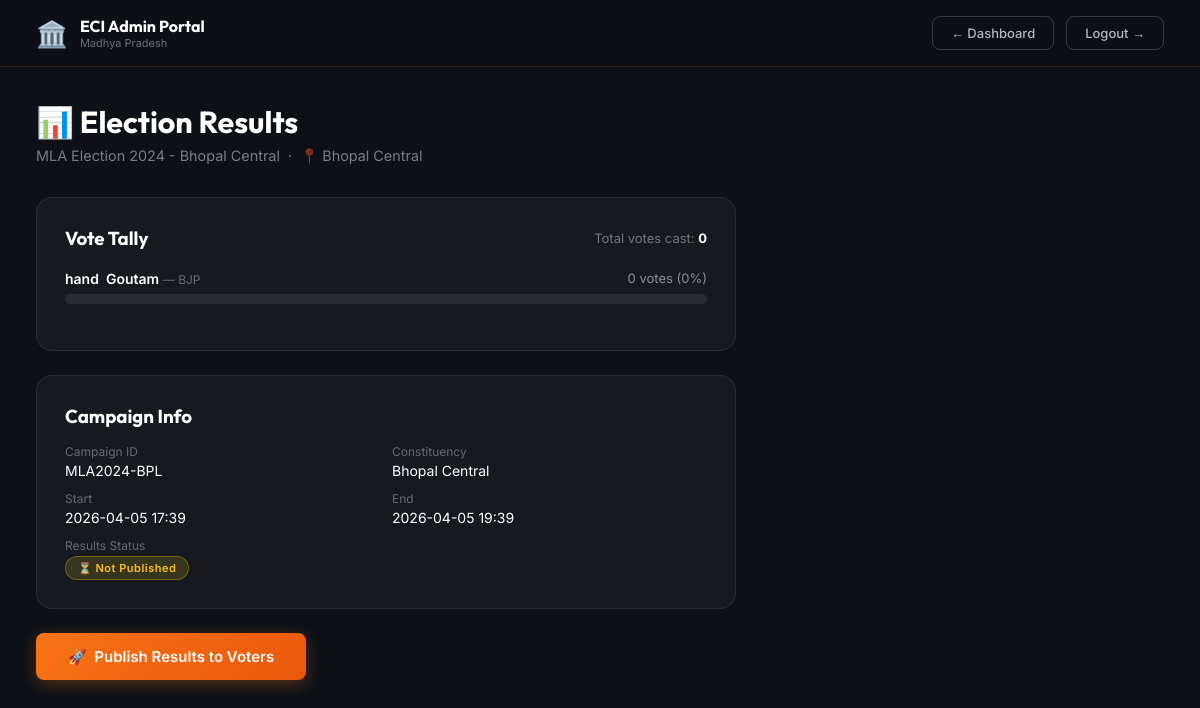
Page /admin/results/MLA2024-BPL (signed in) on the committed database.
### tables this page shows
CREATE TABLE campaigns (
        campaign_id TEXT PRIMARY KEY,
        campaign_name TEXT NOT NULL,
        constituency TEXT NOT NULL,
        start_dt TEXT NOT NULL,
        end_dt TEXT NOT NULL,
        result_published INTEGER DEFAULT 0
    );

CREATE TABLE candidates (
        candidate_id TEXT,
        campaign_id TEXT,
        candidate_name TEXT NOT NULL,
        party_symbol TEXT,
        party_name TEXT NOT NULL,
        additional_info TEXT,
        PRIMARY KEY (candidate_id, campaign_id)
    );

### app.py (the view)
@app.route('/admin/results/<campaign_id>', methods=['GET', 'POST'])
def admin_results(campaign_id):
    if not session.get('admin'):
        return redirect(url_for('admin_login'))
    con = get_db()
    cur = con.cursor()
    if request.method == 'POST' and request.form.get('action') == 'publish':
        cur.execute("UPDATE campaigns SET result_published=1 WHERE campaign_id=?", (campaign_id,))
        con.commit()
        flash('Results published successfully!', 'success')
    cur.execute("SELECT * FROM campaigns WHERE campaign_id=?", (campaign_id,))
    campaign = cur.fetchone()
    if not campaign:
        flash('Campaign not found.', 'error')
        con.close()
        return redirect(url_for('admin_dashboard'))
    cur.execute("""
        SELECT c.candidate_id, c.candidate_name, c.party_name, c.party_symbol,
               COUNT(v.voter_id) as vote_count
        FROM candidates c
        LEFT JOIN votes v ON c.candidate_id=v.candidate_id AND c.campaign_id=v.campaign_id
        WHERE c.campaign_id=?
        GROUP BY c.candidate_id ORDER BY vote_count DESC
    """, (campaign_id,))
    results = cur.fetchall()
    total_votes = sum(r['vote_count'] for r in results)
    con.close()
    return render_template('admin/results.html', campaign=campaign, results=results, total_votes=total_votes)

### app.py (called while the page is built)
def get_db():
    con = sqlite3.connect(DB_PATH, timeout=20)
    con.row_factory = sqlite3.Row
    return con

### templates/admin/results.html (shortened to what this page needs)
{% extends 'base.html' %}
{% block body_class %}admin-body portal-body{% endblock %}
{% block extra_css %}<link rel="stylesheet" href="{{ url_for('static', filename='admin.css') }}">{% endblock %}
{% block content %}
<nav class="portal-nav admin-nav">
  <a href="{{ url_for('admin_dashboard') }}" class="nav-brand">
    <span class="nav-brand-icon">🏛️</span>
    <div>
      <div class="nav-brand-text">ECI Admin Portal</div>
      <div class="nav-brand-sub">Madhya Pradesh</div>
    </div>
  </a>
  <div class="nav-actions">
    <a href="{{ url_for('admin_dashboard') }}" class="nav-logout">← Dashboard</a>
    <a href="{{ url_for('admin_logout') }}" class="nav-logout">Logout →</a>
  </div>
</nav>
<div class="portal-content">
  <div class="page-header">
    <h1>📊 Election Results</h1>
    <p>{{ campaign['campaign_name'] }} &nbsp;·&nbsp; 📍 {{ campaign['constituency'] }}</p>
  </div>
  <div style="max-width:700px">
    <div class="card" style="margin-bottom:24px">
      <div style="display:flex;justify-content:space-between;align-items:center;margin-bottom:20px">
        <h3 style="color:white;font-family:'Outfit',sans-serif">Vote Tally</h3>
        <span style="color:rgba(255,255,255,0.4);font-size:13px">Total votes cast: <strong style="color:white">{{ total_votes }}</strong></span>
      </div>
      {% if results %}
        {% for r in results %}
        {% set pct = ((r['vote_count'] / total_votes * 100) if total_votes > 0 else 0)|round(1) %}
        <div class="result-bar-wrap">
          <div class="result-bar-label">
            <span class="result-bar-name">
              {{ r['party_symbol'] or '🗳️' }} &nbsp;{{ r['candidate_name'] }}
              <span style="color:rgba(255,255,255,0.35);font-weight:400;font-size:12px"> — {{ r['party_name'] }}</span>
            </span>
            <span class="result-bar-count">{{ r['vote_count'] }} votes ({{ pct }}%)</span>
          </div>
          <div class="result-bar-track">
          </div>
        </div>
        {% endfor %}
      {% else %}
        <div class="empty-state" style="padding:30px 0">
          <span class="empty-icon">📊</span>
          <p>No candidates or votes yet for this campaign.</p>
        </div>
      {% endif %}
    </div>
    <div class="card" style="margin-bottom:24px">
      <h3 style="color:white;font-family:'Outfit',sans-serif;margin-bottom:16px">Campaign Info</h3>
      <div style="display:grid;grid-template-columns:1fr 1fr;gap:12px">
        <div><div style="color:rgba(255,255,255,0.35);font-size:12px;margin-bottom:3px">Campaign ID</div><div style="color:white;font-size:14px">{{ campaign['campaign_id'] }}</div></div>
        <div><div style="color:rgba(255,255,255,0.35);font-size:12px;margin-bottom:3px">Constituency</div><div style="color:white;font-size:14px">{{ campaign['constituency'] }}</div></div>
        <div><div style="color:rgba(255,255,255,0.35);font-size:12px;margin-bottom:3px">Start</div><div style="color:white;font-size:14px">{{ campaign['start_dt'][:16]|replace('T',' ') }}</div></div>
        <div><div style="color:rgba(255,255,255,0.35);font-size:12px;margin-bottom:3px">End</div><div style="color:white;font-size:14px">{{ campaign['end_dt'][:16]|replace('T',' ') }}</div></div>
        <div><div style="color:rgba(255,255,255,0.35);font-size:12px;margin-bottom:3px">Results Status</div>
          <div>{% if campaign['result_published'] %}<span class="badge badge-active">✅ Published</span>{% else %}<span class="badge badge-upcoming">⏳ Not Published</span>{% endif %}</div>
        </div>
      </div>
    </div>
    {% if not campaign['result_published'] %}
    <form method="POST" action="{{ url_for('admin_results', campaign_id=campaign['campaign_id']) }}" onsubmit="return confirm('Publish results publicly? This cannot be undone.')">
      <button type="submit" class="btn btn-create" style="padding:14px 32px;font-size:15px">
        🚀 &nbsp;Publish Results to Voters
      </button>
    </form>
    {% else %}
    <div style="background:rgba(34,197,94,0.08);border:1px solid rgba(34,197,94,0.25);border-radius:12px;padding:16px 20px;color:#4ade80;font-size:14px">
      ✅ Results have been published and are now visible to voters.
    </div>
    {% endif %}
  </div>
</div>
{% endblock %}

### static/style.css (style rules this page uses)
*, *::before, *::after { margin: 0; padding: 0; box-sizing: border-box; }
:root { --font-main: 'Inter', sans-serif; --font-display: 'Outfit', sans-serif; --radius: 14px; --radius-sm: 8px; --shadow: 0 8px 32px rgba(0,0,0,0.25); --transition: all 0.3s cubic-bezier(0.4, 0, 0.2, 1); }
body { font-family: var(--font-main); min-height: 100vh; }
.portal-body { min-height: 100vh; }
.portal-nav { display: flex; align-items: center; justify-content: space-between; padding: 16px 36px; border-bottom: 1px solid rgba(255,255,255,0.07); position: sticky; top: 0; z-index: 100; backdrop-filter: blur(20px); }
.nav-brand { display: flex; align-items: center; gap: 12px; text-decoration: none; }
.nav-brand-icon { font-size: 1.6rem; }
.nav-brand-text { font-family: var(--font-display); font-size: 1rem; font-weight: 700; color: white; }
.nav-brand-sub { font-size: 11px; color: rgba(255,255,255,0.4); }
.nav-actions { display: flex; align-items: center; gap: 12px; }
.nav-logout { padding: 8px 18px; border-radius: var(--radius-sm); font-size: 13px; font-weight: 500; text-decoration: none; transition: var(--transition); border: 1px solid rgba(255,255,255,0.18); color: rgba(255,255,255,0.7); }
.portal-content { padding: 36px; max-width: 1200px; margin: 0 auto; }
.page-header { margin-bottom: 32px; }
.page-header h1 { font-family: var(--font-display); font-size: 1.9rem; font-weight: 700; color: white; margin-bottom: 6px; }
.page-header p { color: rgba(255,255,255,0.45); font-size: 0.9rem; }
.card { background: rgba(255,255,255,0.04); border: 1px solid rgba(255,255,255,0.08); border-radius: 16px; padding: 28px; transition: var(--transition); }
.badge { display: inline-block; padding: 4px 12px; border-radius: 999px; font-size: 11px; font-weight: 600; letter-spacing: 0.5px; }
.badge-upcoming { background: rgba(250,204,21,0.15); color: #fbbf24; border: 1px solid rgba(250,204,21,0.3); }
.btn { padding: 11px 22px; border-radius: var(--radius-sm); font-size: 14px; font-weight: 600; cursor: pointer; border: none; text-decoration: none; display: inline-flex; align-items: center; gap: 8px; transition: var(--transition); font-family: var(--font-main); }
.result-bar-wrap { margin-bottom: 18px; }
.result-bar-label { display: flex; justify-content: space-between; margin-bottom: 7px; }
.result-bar-name { color: white; font-size: 14px; font-weight: 600; }
.result-bar-count { color: rgba(255,255,255,0.5); font-size: 13px; }
.result-bar-track { height: 10px; background: rgba(255,255,255,0.08); border-radius: 999px; overflow: hidden; }

### static/admin.css (style rules this page uses)
:root { --accent: #f97316; --accent-glow: rgba(249,115,22,0.2); --accent-subtle: rgba(249,115,22,0.08); --bg: #0d1117; --bg2: #161b22; --bg3: #1f2937; }
.admin-body { background: var(--bg); }
.admin-nav { background: rgba(13,17,23,0.9); border-bottom-color: rgba(249,115,22,0.15); }
.btn-create { background: linear-gradient(135deg, #f97316, #ea580c); color: white; box-shadow: 0 4px 16px rgba(249,115,22,0.3); }

### rows in the picture
campaigns: campaign_name "MLA Election 2024 - Bhopal Central", constituency "Bhopal Central", campaign_id "MLA2024-BPL", start_dt "2026-04-05 17:39", end_dt "2026-04-05 19:39"
candidates: party_symbol "hand", candidate_name "Goutam", party_name "BJP", vote_count "0", pct "0"

### other values in the picture
{{ total_votes }} "0"
